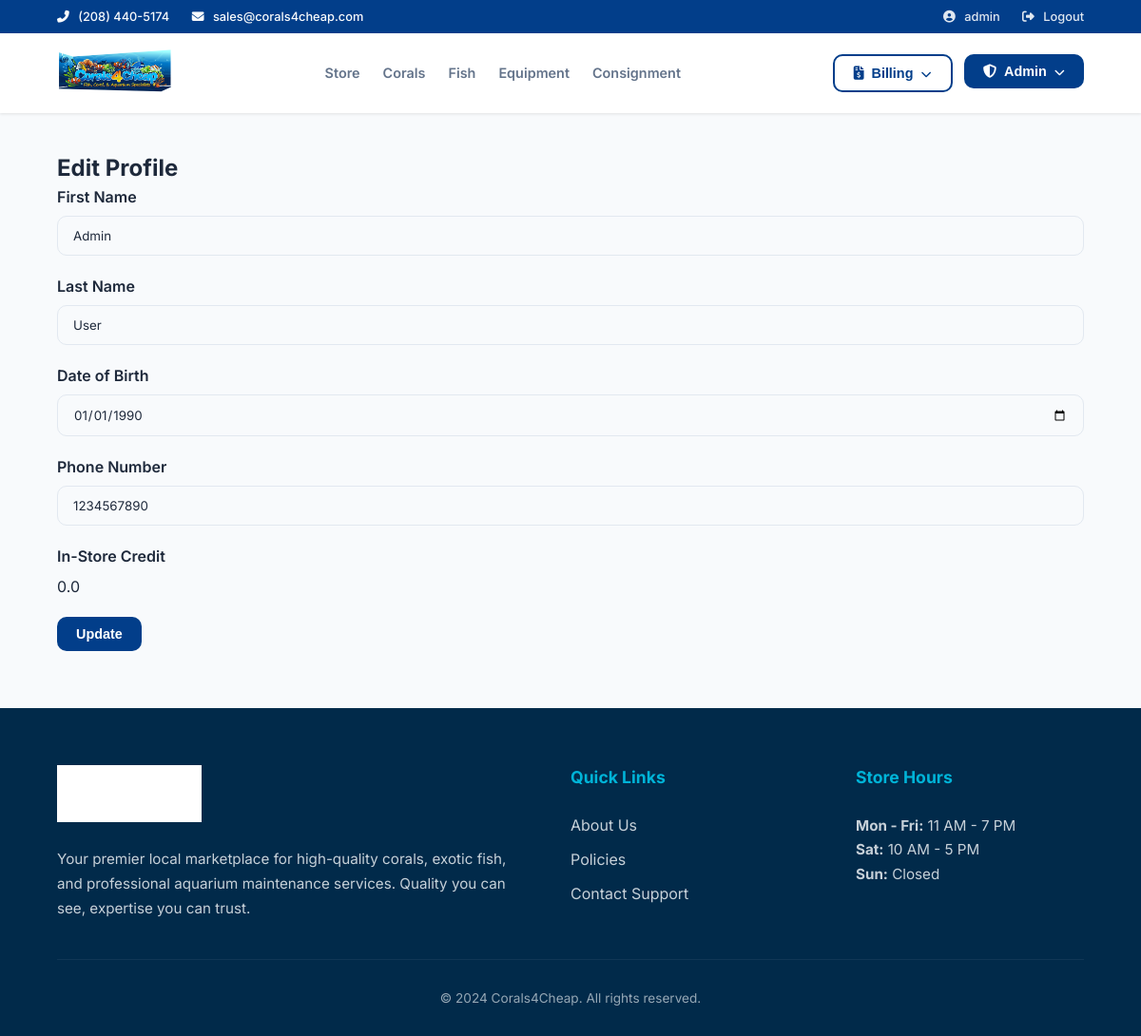
Screenshot of /edit_user (signed in) with the database file from the repository.
### app/models/__init__.py (models this page shows, shortened)
class User(UserMixin, db.Model):
    __tablename__ = 'users'
    user_id = db.Column(db.Integer, primary_key=True)
    username = db.Column(db.String(20), unique=True, nullable=False)
    email = db.Column(db.String(120), unique=True, nullable=False)
    password_hash = db.Column(db.String(128), nullable=False)
    first_name = db.Column(db.String(50), nullable=False)
    last_name = db.Column(db.String(50), nullable=False)
    dob = db.Column(db.Date, nullable=False)
    phone_number = db.Column(db.String(20), nullable=False)
    role_id = db.Column(db.Integer, db.ForeignKey('roles.role_id'), nullable=False)
    is_maintenance = db.Column(db.Boolean,nullable=False,default=0)
    in_store_credit = db.Column(db.Float)
    role = db.relationship('Role', backref='users')
    PasswordReset = db.Column(db.Boolean,default = 0)
    notes = db.Column(db.String(1500),default='')
    @property
    def is_admin(self):
        return self.role_id == 3
    @property
    def is_seller(self):
        return self.role_id in [2,3]

### app/auth/routes.py (the view, shortened to what this page needs)
@auth_bp.route('/edit_user', methods=['GET', 'POST'])
@login_required
def edit_user():
    form = EditUserForm(obj=current_user)
    return render_template('edit_user.html', form=form)

### app/auth/forms.py
class EditUserForm(FlaskForm):
    first_name = StringField('First Name', validators=[DataRequired(), Length(min=2, max=50)])
    last_name = StringField('Last Name', validators=[DataRequired(), Length(min=2, max=50)])
    dob = DateField('Date of Birth', validators=[DataRequired()], format='%Y-%m-%d')
    phone_number = StringField('Phone Number', validators=[
        DataRequired(),
        Regexp(r'^\d{10}$', message="Enter a valid 10-digit phone number.")
    ])
    submit = SubmitField('Update')

### app/templates/edit_user.html (shortened to what this page needs)
{% extends "base.html" %}
{% block content %}
<h2>Edit Profile</h2>
<form method="POST" action="{{ url_for('auth.edit_user') }}">
    <div class="form-group">
        {{ form.first_name.label }}
        {{ form.first_name(class="form-control") }}
    </div>
    <div class="form-group">
        {{ form.last_name.label }}
        {{ form.last_name(class="form-control") }}
    </div>
    <div class="form-group">
        {{ form.dob.label }}
        {{ form.dob(class="form-control") }}
    </div>
    <div class="form-group">
        {{ form.phone_number.label }}
        {{ form.phone_number(class="form-control") }}
    </div>
    <div class="form-group">
        <label>In-Store Credit</label>
        <p class="form-control" readonly>{{ current_user.in_store_credit }}</p>
    </div>
    <div class="form-group">
        <button type="submit" class="btn btn-primary">Update</button>
    </div>
</form>
{% endblock %}

### app/templates/base.html (shortened to what this page needs)
<!DOCTYPE html>
<html lang="en">
<head>
    <link rel="stylesheet" href="https://cdnjs.cloudflare.com/ajax/libs/font-awesome/6.4.0/css/all.min.css">
    <link rel="stylesheet" href="{{ url_for('static', filename='styles.css') }}">
</head>
<body>
    <div class="app-wrapper">
        <header class="site-header">
            <div class="top-bar">
                <div class="top-bar-left">
                    <span><i class="fas fa-phone-alt"></i> (208) 440-5174</span>
                    <span style="margin-left: 20px;"><i class="fas fa-envelope"></i> sales@corals4cheap.com</span>
                </div>
                <div class="top-bar-right">
                    {% if current_user.is_authenticated %}
                        <a href="{{ url_for('auth.edit_user') }}"><i class="fas fa-user-circle"></i> {{ current_user.username }}</a>
                        <a href="{{ url_for('auth.logout') }}"><i class="fas fa-sign-out-alt"></i> Logout</a>
                    {% else %}
                        <a href="{{ url_for('auth.login') }}"><i class="fas fa-lock"></i> Login / Register</a>
                    {% endif %}
                </div>
            </div>
            <div class="main-header">
                <div class="header-logo">
                    <a href="{{ url_for('main.home') }}">
                        <img src="{{ url_for('static', filename='images/logo.png') }}" alt="Corals4Cheap">
                    </a>
                </div>
                <nav class="main-nav">
                    <a href="{{ url_for('main.home') }}">Store</a>
                    <a href="{{ url_for('catalog.corals') }}">Corals</a>
                    <a href="{{ url_for('catalog.fish') }}">Fish</a>
                    <a href="{{ url_for('catalog.equipment') }}">Equipment</a>
                    {% if current_user.is_authenticated and current_user.is_seller %}
                        <a href="{{ url_for('catalog.consignment') }}">Consignment</a>
                    {% endif %}
                </nav>
                <div class="user-actions">
                    {% if current_user.is_authenticated and (current_user.is_admin or current_user.is_maintenance) %}
                        <div class="dropdown">
                            <button class="dropdown-toggle btn btn-outline">
                                <i class="fas fa-file-invoice-dollar"></i> Billing <i class="fas fa-chevron-down" style="font-size: 0.7rem;"></i>
                            </button>
                        </div>
                    {% endif %}
                    {% if current_user.is_authenticated and current_user.is_admin %}
                        <div class="dropdown">
                            <button class="dropdown-toggle btn btn-primary">
                                <i class="fas fa-shield-alt"></i> Admin <i class="fas fa-chevron-down" style="font-size: 0.7rem;"></i>
                            </button>
                        </div>
                    {% endif %}
                </div>
            </div>
        </header>
        <main class="content-area">
            {% block content %}{% endblock %}
        </main>
        <footer class="site-footer">
            <div class="footer-container">
                <div class="footer-col">
                    <img src="{{ url_for('static', filename='images/logo.png') }}" alt="Company Logo" class="footer-logo-img">
                    <p>Your premier local marketplace for high-quality corals, exotic fish, and professional aquarium maintenance services. Quality you can see, expertise you can trust.</p>
                </div>
                <div class="footer-col">
                    <h3>Quick Links</h3>
                    <ul class="footer-links">
                        <li><a href="{{ url_for('main.about_us') }}">About Us</a></li>
                        <li><a href="{{ url_for('main.policy') }}">Policies</a></li>
                        <li><a href="{{ url_for('main.contact') }}">Contact Support</a></li>
                    </ul>
                </div>
                <div class="footer-col">
                    <h3>Store Hours</h3>
                    <p><strong>Mon - Fri:</strong> 11 AM - 7 PM</p>
                    <p><strong>Sat:</strong> 10 AM - 5 PM</p>
                    <p><strong>Sun:</strong> Closed</p>
                </div>
            </div>
            <div class="footer-bottom">
                &copy; {{ now.year if now else '2024' }} Corals4Cheap. All rights reserved.
            </div>
        </footer>
    </div>
</body>
</html>

### app/static/styles.css (style rules this page uses)
:root { --primary: #023e8a; --primary-light: #0077b6; --secondary: #00b4d8; --accent: #ff9f1c; --accent-hover: #f18701; --bg-main: #f8fafc; --bg-card: #ffffff; --bg-footer: #012a4a; --text-main: #1e293b; --text-muted: #64748b; --text-on-dark: #f8fafc; --border-color: #e2e8f0; --border-hover: #90e0ef; --shadow-sm: 0 1px 3px rgba(0,0,0,0.1); --shadow-md: 0 4px 6px -1px rgba(0,0,0,0.1), 0 2px 4px -1px rgba(0,0,0,0.06); --shadow-lg: 0 10px 15px -3px rgba(0,0,0,0.1), 0 4px 6px -2px rgba(0,0,0,0.05); --radius-sm: 6px; --radius-md: 10px; --radius-lg: 16px; --radius-full: 9999px; --transition: all 0.3s cubic-bezier(0.4, 0, 0.2, 1); }
* { margin: 0; padding: 0; box-sizing: border-box; }
html, body { min-height: 100vh; font-family: 'Inter', -apple-system, BlinkMacSystemFont, "Segoe UI", Roboto, sans-serif; background-color: var(--bg-main); color: var(--text-main); line-height: 1.5; -webkit-font-smoothing: antialiased; }
.app-wrapper { display: flex; flex-direction: column; min-height: 100vh; }
.site-header { background: var(--bg-card); box-shadow: var(--shadow-sm); position: sticky; top: 0; z-index: 1000; }
.top-bar { background: var(--primary); color: var(--text-on-dark); padding: 8px 5%; display: flex; justify-content: space-between; font-size: 0.8rem; font-weight: 500; }
.top-bar i { margin-right: 6px; }
.top-bar-right a { color: var(--text-on-dark); text-decoration: none; margin-left: 20px; transition: var(--transition); opacity: 0.9; }
.main-header { padding: 15px 5%; display: flex; align-items: center; justify-content: space-between; gap: 30px; }
.header-logo img { height: 48px; transition: var(--transition); }
.main-nav { display: flex; gap: 24px; align-items: center; }
.main-nav a { text-decoration: none; color: var(--text-muted); font-weight: 600; font-size: 0.9rem; transition: var(--transition); position: relative; padding: 5px 0; }
.main-nav a::after { content: ''; position: absolute; bottom: 0; left: 0; width: 0; height: 2px; background: var(--primary-light); transition: var(--transition); }
.user-actions { display: flex; gap: 12px; }
.dropdown { position: relative; }
.dropdown-toggle { display: flex; align-items: center; gap: 8px; padding: 10px 16px; border-radius: var(--radius-md); font-size: 0.85rem; font-weight: 600; cursor: pointer; transition: var(--transition); }
.btn { display: inline-flex; align-items: center; justify-content: center; padding: 10px 20px; border-radius: var(--radius-md); font-weight: 600; font-size: 0.9rem; cursor: pointer; transition: var(--transition); text-decoration: none; border: none; }
.btn-primary { background: var(--primary); color: white; }
.btn-outline { background: transparent; border: 2px solid var(--primary); color: var(--primary); }
.content-area { flex: 1; width: 100%; max-width: 1400px; margin: 0 auto; padding: 40px 5%; }
.site-footer { background: var(--bg-footer); color: var(--text-on-dark); padding: 60px 5% 30px; }
.footer-container { display: grid; grid-template-columns: 2fr 1fr 1fr; gap: 60px; margin-bottom: 40px; }
.footer-logo-img { height: 60px; margin-bottom: 20px; filter: brightness(0) invert(1); }
.footer-col h3 { font-size: 1.1rem; font-weight: 700; margin-bottom: 24px; color: var(--secondary); }
.footer-col p { opacity: 0.8; font-size: 0.95rem; line-height: 1.7; }
.footer-links { list-style: none; }
.footer-links li { margin-bottom: 12px; }
.footer-links a { color: var(--text-on-dark); opacity: 0.8; text-decoration: none; transition: var(--transition); }
.footer-bottom { border-top: 1px solid rgba(255,255,255,0.1); padding-top: 30px; text-align: center; font-size: 0.85rem; opacity: 0.6; }
.form-group { margin-bottom: 20px; }
label { display: block; font-weight: 600; margin-bottom: 8px; color: var(--text-main); }
input[type="text"], input[type="email"], input[type="password"], input[type="number"], input[type="date"], select, textarea { width: 100%; padding: 12px 16px; border: 1px solid var(--border-color); border-radius: var(--radius-md); background: var(--bg-main); color: var(--text-main); font-family: inherit; transition: var(--transition); }

### rows the page displays
User: username "admin", first_name "Admin", last_name "User", dob "01/01/1990", phone_number "1234567890", in_store_credit "0.0"

### other values shown
{{ now.year if now else '2024' }} "2024"
